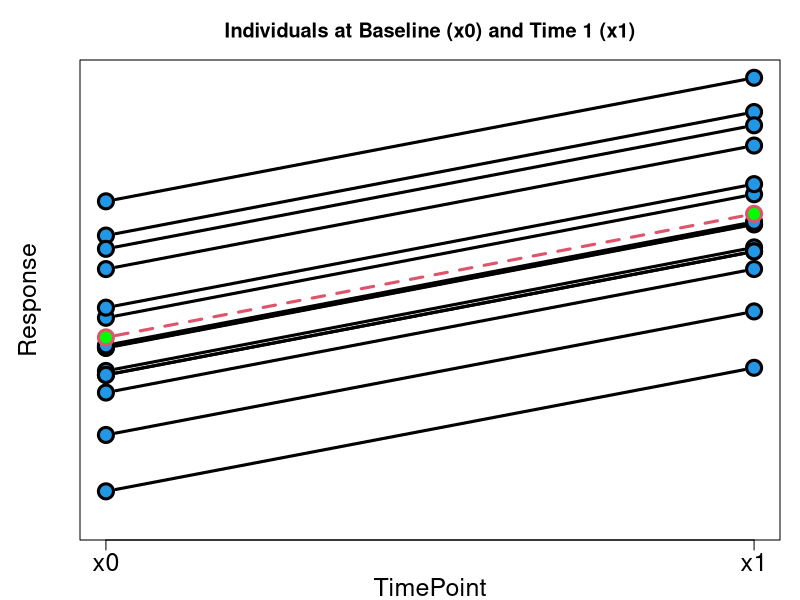

The R source for this figure:
# mixed effects for samples at
# 2 time points plot

set.seed(1001)
file  <- "mixed-samples.pdf"
scale <- 1
par_def  <- list(mgp = c(2.00, 0.75, 0.00), mar = c(3, 4, 3, 1))

pdf(file = file, height = 7 * scale, width = 12 * scale,
    useDingbats = FALSE, title = "mixed-effects-samples")
shift <- 4
n     <- 15
par(par_def)
t0 <- rnorm(n, 10, 2)
plot(1:2, c(t0[1L], t0[1L] + 3), type = "n",
     ylim = c(range(t0) + c(-1, shift)), ylab = "Response",
     main = "Individuals at Baseline (x0) and Time 1 (x1)",
     xlab = "TimePoint", cex.lab = 1.5, axes = FALSE)
box()
for ( i in seq_len(n) ) {
  lines(1:2, c(t0[i], t0[i] + shift), lwd = 3, type = "b",
        pch = 21, col = 1, bg = 4, cex = 2)
}
lines(1:2, c(mean(t0), mean(t0 + shift)), type = "b", cex = 2,
      lwd = 3, col = 2, lty = 2, pch = 21, bg = "green")
axis(1, at = 1:2, labels = c("x0", "x1"), cex.axis = 1.5)
